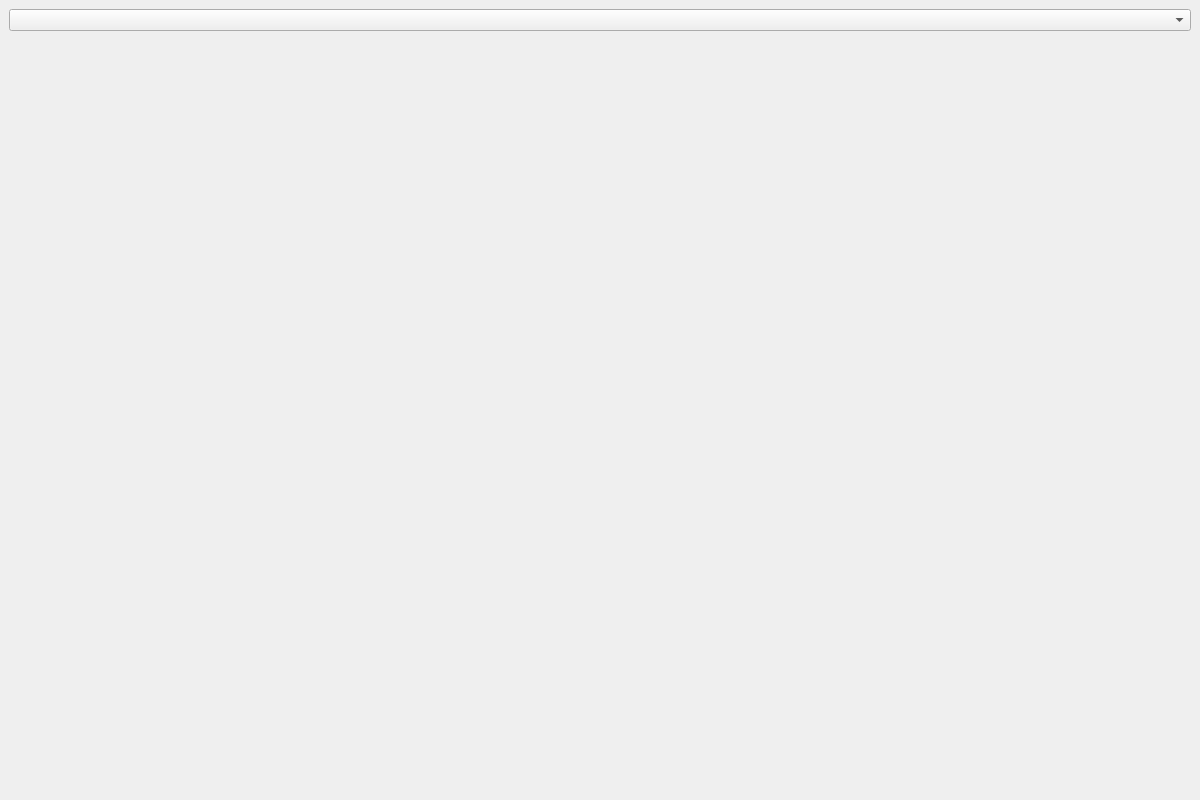
<?xml version="1.0" encoding="UTF-8"?>
<ui version="4.0">
 <class>MainWindow</class>
 <widget class="QMainWindow" name="MainWindow">
  <property name="geometry">
   <rect>
    <x>0</x>
    <y>0</y>
    <width>1200</width>
    <height>800</height>
   </rect>
  </property>
  <property name="minimumSize">
   <size>
    <width>1200</width>
    <height>800</height>
   </size>
  </property>
  <property name="windowTitle">
   <string>MainWindow</string>
  </property>
  <widget class="QWidget" name="centralwidget">
   <layout class="QGridLayout" name="gridLayout">
    <item row="2" column="0">
     <widget class="QCustomPlot" name="customPlot_2" native="true"/>
    </item>
    <item row="1" column="0">
     <widget class="QCustomPlot" name="customPlot" native="true"/>
    </item>
    <item row="3" column="0">
     <widget class="QCustomPlot" name="customPlot_3" native="true"/>
    </item>
    <item row="0" column="0">
     <widget class="QComboBox" name="comboBox">
      <property name="currentIndex">
       <number>-1</number>
      </property>
      <item>
       <property name="text">
        <string>1. INS errors simulation</string>
       </property>
      </item>
      <item>
       <property name="text">
        <string>2. Kalman Filter (default)</string>
       </property>
      </item>
      <item>
       <property name="text">
        <string>3. Kalman Filter (P - min/max)</string>
       </property>
      </item>
      <item>
       <property name="text">
        <string>4. Kalman Filter (R - min/max)</string>
       </property>
      </item>
      <item>
       <property name="text">
        <string>5. Kalman Filter (Q - min/max)</string>
       </property>
      </item>
      <item>
       <property name="text">
        <string>6. Kalman Filter (Long estimation)</string>
       </property>
      </item>
      <item>
       <property name="text">
        <string>7. Kalman Filter (Short estimation)</string>
       </property>
      </item>
     </widget>
    </item>
   </layout>
  </widget>
  <widget class="QMenuBar" name="menubar">
   <property name="geometry">
    <rect>
     <x>0</x>
     <y>0</y>
     <width>1200</width>
     <height>36</height>
    </rect>
   </property>
  </widget>
 </widget>
 <customwidgets>
  <customwidget>
   <class>QCustomPlot</class>
   <extends>QWidget</extends>
   <header>qcustomplot.h</header>
   <container>1</container>
  </customwidget>
 </customwidgets>
 <resources/>
 <connections/>
</ui>
